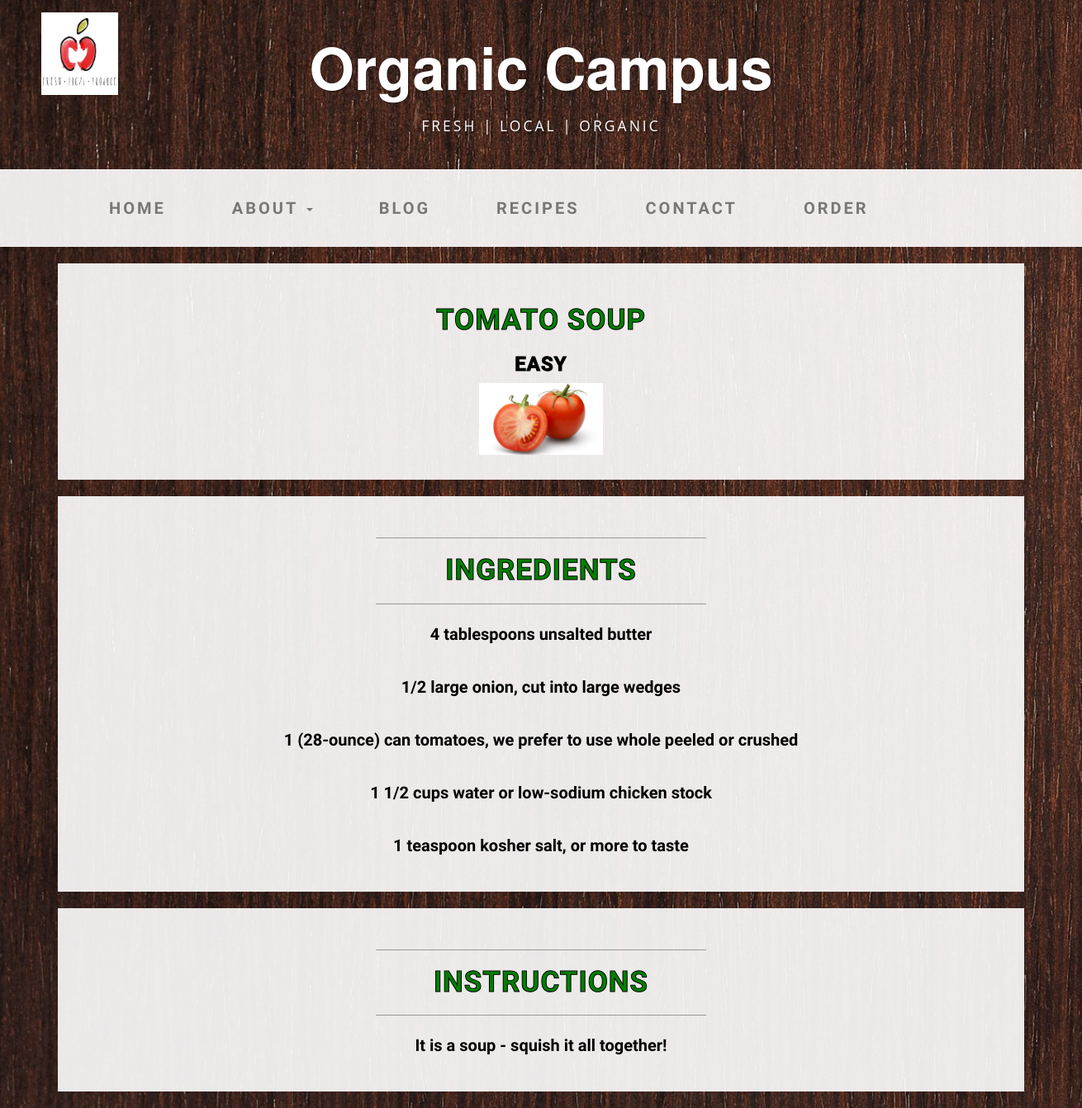
The app's page /recipe/2/ with its own data.
### blog/models.py (models this page shows, shortened)
class Recipe(models.Model):
    CATEGORY_SOUP = 'SOUP'
    CATEGORY_PASTA = 'PASTA'
    CATEGORY_DESSERT = 'DESSERT'
    CATEGORY_SALAD = 'SALAD'
    CATEGORY_STEW = 'STEW'
    CATEGORIES = (
        (CATEGORY_SOUP, u'soup'),
        (CATEGORY_PASTA, u'pasta'),
        (CATEGORY_DESSERT, u'dessert'),
        (CATEGORY_SALAD, u'salad'),
        (CATEGORY_STEW, u'stew'),
    )
    DIFFICULTY_EASY = 'EASY'
    DIFFICULTY_MEDIUM = 'MEDIUM'
    DIFFICULTY_HARD = 'HARD'
    DIFFICULTIES = (
        (DIFFICULTY_EASY, u'easy'),
        (DIFFICULTY_MEDIUM, u'normal'),
        (DIFFICULTY_HARD, u'hard'),
    )
    author = models.ForeignKey('auth.User')
    title = models.CharField(max_length=200)
    time = models.IntegerField(blank=True, null=True)
    ingredients = models.TextField()
    instructions = models.TextField()
    figure = models.ImageField(upload_to="static/img",
                               blank=True,
                               null=True,
                               verbose_name="figure")
    difficulty = models.CharField(
       max_length=6,
       choices=DIFFICULTIES,
       default=DIFFICULTY_EASY,
    )
    categories = models.CharField(
       max_length=7,
       choices=CATEGORIES,
       default=CATEGORY_SOUP,
    )

### blog/views.py (the view)
# urls.py: url(r'^recipe/(?P<pk>\d+)/', views.recipe_detail, name='recipe_detail'),
def recipe_detail(request, pk):
    recipe = get_object_or_404(Recipe, pk=pk)
    return render(request, 'blog/recipe_detail.html', {'recipe': recipe})

### blog/templates/blog/recipe_detail.html (shortened to what this page needs)
{% extends 'blog/base.html' %}
{% block content %}
        <h2 class="intro-text text-center">
          <strong> {{ recipe.title }} </strong>
        </h2>
        <h6>{{ recipe.difficulty }}</h6>
        {% if recipe.figure %}
            <div><img style="max-width:150px; max-height:150px;" src=" {{ recipe.figure.url }} "/></div>
        {% endif %}
    </div>
</div>
</div>
        <div class="row">
            <div class="box">
                <div class="col-lg-12 text-center">
                    <hr>
                    <h2 class="intro-text text-center">
                        <strong>Ingredients</strong>
                    </h2>
                    <hr>
                    <p>{{ recipe.ingredients|linebreaksbr }}</p>
                </div>
            </div>
       </div>
        <div class="row">
            <div class="box">
                <div class="col-lg-12 text-center">
                    <hr>
                    <h2 class="intro-text text-center">
                        <strong>Instructions</strong>
                    </h2>
                    <hr>
                    <p>{{ recipe.instructions|linebreaksbr }}</p>
                </div>
            </div>
        </div>
{% endblock %}

### blog/static/css/business-casual.css (style rules this page uses)
body { font-family: "Open Sans","Helvetica Neue",Helvetica,Arial,sans-serif; background: url('../img/dark.jpg') no-repeat center center fixed; -webkit-background-size: cover; -moz-background-size: cover; background-size: cover; -o-background-size: cover; }
h1, h2, h3, h4, h5, h6 { text-transform: uppercase; font-family: "Josefin Slab","Helvetica Neue",Helvetica,Arial,sans-serif; font-weight: 700; letter-spacing: 1px; color: green; -webkit-text-stroke: 1px black; font-size: 150%; }
p { font-size: 1.25em; line-height: 1.6; color: #000; }
hr { max-width: 400px; border-color: #999999; }
.box { margin-bottom: 20px; padding: 30px 15px; background: #fff; background: rgba(255,255,255,0.9); }
.intro-text { text-transform: uppercase; font-size: 250%; font-weight: 400; letter-spacing: 1px; }
@media screen and (min-width:1200px) { .box:after { content: ''; display: table; clear: both; } }

### blog/static/css/blog.css (style rules this page uses)
body { background: url("../img/dark.jpg") no-repeat center center fixed; background-size: cover; }
h1, h2, h3, h4 { font-family: 'Yantramanav', sans-serif; }
p { color: #000000; font-weight: bold; font-size: 20px; font-family: 'Yantramanav', sans-serif; }
h6 { color: #000000; font-weight: bold; font-size: 24px; font-family: 'Yantramanav', sans-serif; }

### records on screen
Recipe: title "TOMATO SOUP", difficulty "EASY", figure (picture), ingredients "4 tablespoons unsalted butter 1/2 large onion, cut into large wedges 1 (28-ounce) can tomatoes, we prefer to use whole peeled or crushed 1 1/2 cups water or low-sodium chicken stock 1 teaspoon kosher salt, or more to taste", instructions "It is a soup - squish it all together!"
